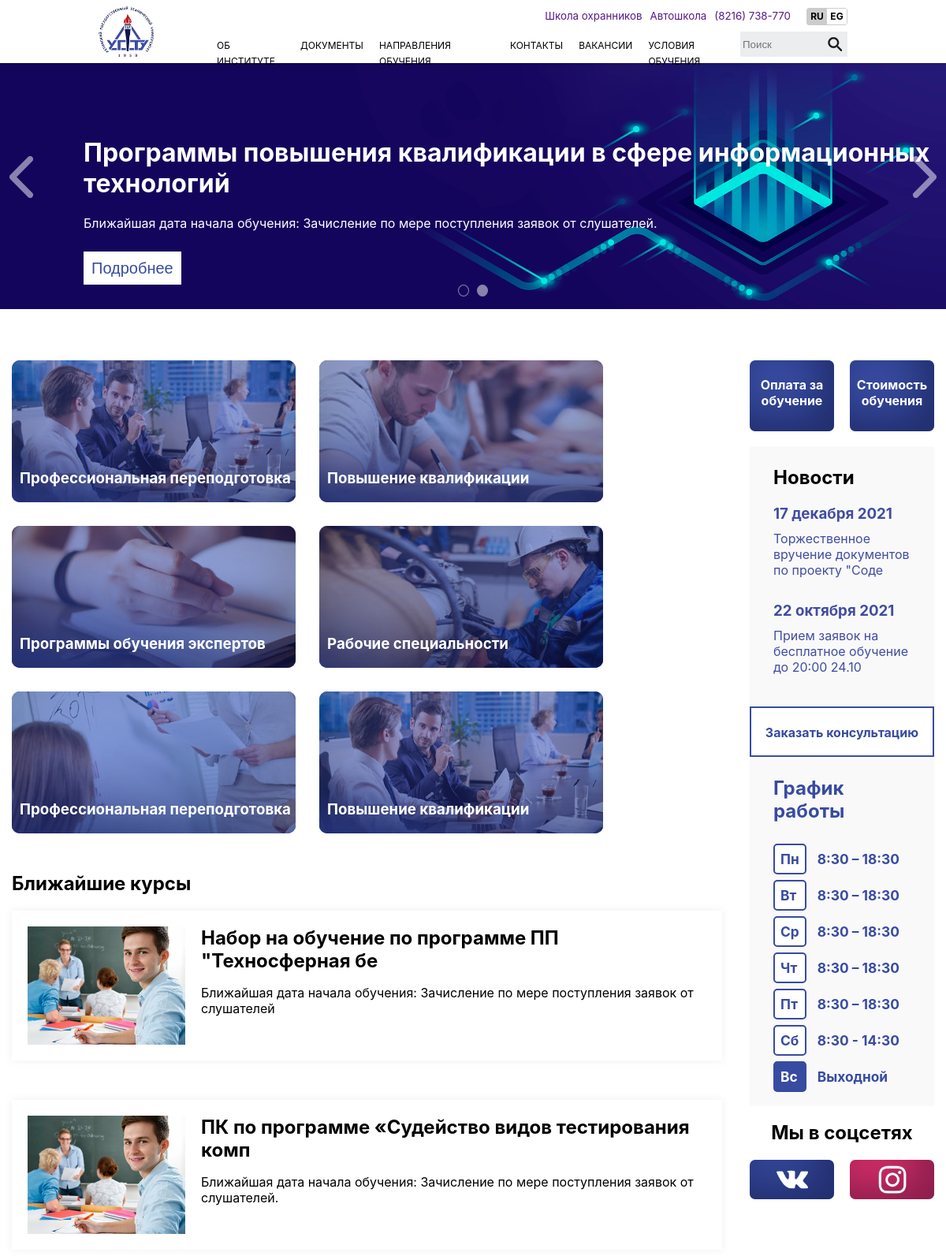
The page / on the database its author committed.
### main/models.py (models this page shows, shortened)
class Сourses(models.Model):
    title = models.CharField('Название', max_length=65)
    post = models.TextField('Описание')
    image = models.ImageField(null=True, blank=True, upload_to="img/course/images/",
                                      verbose_name=u'Изображение', )
    def bit(self):
        if self.image:
            return u'<img src="%s" width="70"/>' % self.image.url
        else:
            return u'(none)'
    bit.short_descriptio = u'Изображение'
    bit.allow_tags = True
    class Meta:
        verbose_name = 'Курс'
        verbose_name_plural = 'Курсы'

class News(models.Model):
    date = models.DateTimeField('Дата')
    title = models.CharField('Название', max_length=50)
    post = models.TextField('Описание')
    class Meta:
        verbose_name = 'Новость'
        verbose_name_plural = 'Новости'

### main/views.py (the view)
# urls.py: path('', views.index, name='home'),
def index(request):
    courses = Сourses.objects.all()
    news = News.objects.order_by('-date')[:5]
    return render(request, 'main/index.html', {'courses': courses, 'news': news})

### main/templates/main/index.html (shortened to what this page needs)
{% extends 'main/base.html' %}
{% load static %}
{% block slider %}
<div class="slider">
    <div class="slide">
        <div class="slide-content">
            <h1>Программы повышения квалификации в сфере информационных технологий</h1>
            <p>Ближайшая дата начала обучения: Зачисление по мере поступления заявок от слушателей.</p><br>
            <a href="#">Подробнее</a>
        </div>
        <img src="{%static 'img/slide/1.png'%}"  alt="">
    </div>
    </div>
{% endblock %}
{% block content %}
<div class="grid">
  <div class="bl_l">
      <div class="bloks">
        <a href="">
          <img src="{%static 'img/bloks/1.jpg'%}"  alt="">
          <h3>Профессиональная переподготовка</h3>
        </a>
        <a href="">
          <img src="{%static 'img/bloks/2.jpg'%}"  alt="">
          <h3>Повышение квалификации</h3>
        </a>
        <a href="">
          <img src="{%static 'img/bloks/3.jpg'%}"  alt="">
          <h3>Программы обучения экспертов</h3>
        </a>
        <a href="">
          <img src="{%static 'img/bloks/4.jpg'%}"  alt="">
          <h3>Рабочие специальности</h3>
        </a>
      <a href="">
        <img src="{%static 'img/bloks/5.jpg'%}"  alt="">
        <h3>Профессиональная переподготовка</h3>
      </a>
      <a href="">
        <img src="{%static 'img/bloks/1.jpg'%}"  alt="">
        <h3>Повышение квалификации</h3>
      </a>
    </div>
    <div class="course">
        <h2>Ближайшие курсы</h2>
        {% for el in courses %}
        <a href="/course/{{el.id}}" class="course_post">
            <img src="{%static 'img/course/img.png'%}"  alt="">
          <div class="course_text">
            <h2>{{ el.title }}</h2>
            <p>{{ el.post }}</p>
          </div>
        </a>
        {% endfor %}
    </div>
</div>
        <div class="bl_r">
          <div class="pay">
            <a class="pay1" href="https://pay.ugtu.net/" target="_blank">
              <p>Оплата за обучение</p>
            </a>
            <a href="https://idpo.ugtu.net/media/pages/2021/02/02/2021.pdf" target="_blank">
              <p>Стоимость обучения</p>
            </a>
          </div>
          <div class="news">
            <header>
              <h2>Новости</h2>
            </header>
           {% for el in news %}
      <a href="/news/{{el.id}}" class="post">
          <h3>{{ el.date|date:"j E Y" }}</h3>
          <p>{{ el.title }}</p>
      </a>
      {% endfor %}
          </div>
            <a class="questions" href="">
            <p>Заказать консультацию</p>
            </a>
      <div class="schedule">
          <h2>График работы</h2>
          <table id="schedule">
              <tr>
                <td class="day">Пн</td>
                <td>8:30 – 18:30</td>
              </tr>
              <tr>
                <td class="day">Вт</td>
                <td>8:30 – 18:30</td>
              </tr>
              <tr>
                <td class="day">Ср</td>
                <td>8:30 – 18:30</td>
              </tr>
              <tr>
                <td class="day">Чт</td>
                <td>8:30 – 18:30</td>
              </tr>
              <tr>
                <td class="day">Пт</td>
                <td>8:30 – 18:30</td>
              </tr>
              <tr>
                <td class="day">Сб</td>
                <td>8:30 - 14:30</td>
              </tr>
              <tr>
               <td class="weekend">Вс</td>
                <td>Выходной</td>
              </tr>
        </table>
      </div>
        <div class="social">
            <h2>Мы в соцсетях</h2>
                <div class="social-b">
                    <a class="social-vk" href="https://vk.com/idpo.ugtu" target="_blank">
                        <img src="{%static 'img/ico/vk.png'%}" alt="">
                    </a>
                    <a class="social-inst" href="https://www.instagram.com/idpo.ugtu/" target="_blank">
                      <img src="{%static 'img/ico/inst.png'%}" alt="">
                    </a>
                </div>
          </div>
  </div>
</div>
{% endblock %}

### main/templates/main/base.html (shortened to what this page needs)
{% load static %}
<!DOCTYPE html>
<html lang="ru">
<head>
    <link rel="stylesheet" type="text/css" href="{%static 'css/style.css'%}">
</head>
<body>
<header class="header">
    <div class="container">
        <div class="header_body">
            <div class="logo">
                <a href="{% url 'home' %}" class="header_logo">
                    <img src="{%static 'img/logo.png'%}" alt="">
                </a>
                <nav class="header_menu">
                    <ul class="header_list">
                        <li>
                            <a href="" class="header_link">Об Институте</a>
                        </li>
                        <li>
                            <a href="" class="header_link">Документы</a>
                        </li>
                        <li>
                            <a href="" class="header_link">Направления обучения</a>
                        </li>
                        <li>
                            <a href="" class="header_link">Контакты</a>
                        <li>
                            <a href="" class="header_link">Вакансии</a>
                        </li>
                        <li>
                            <a href="" class="header_link">Условия обучения</a>
                        </li>
                    </ul>
                </nav>
            </div>
            <div class="header_nav">
                <ul>
                    <li>
                        <a href="">Школа охранников</a>
                    </li>
                    <li>
                        <a href="">Автошкола</a>
                    </li>
                    <li>
                        <a href="">(8216) 738-770</a>
                    </li>
                </ul>
                <div class="lang">
                    <a href="" class="active">RU</a>
                    <a href="">EG</a>
                </div>
            </div>
            <div class="right-nav">
                <div class="search-box">
                    <input type="text" class="search-txt" placeholder="Поиск">
                    <a href="#" class="search-btn"><img src="{%static 'img/search.png'%}"></a>
                </div>
            </div>
        </div>
    </div>
</header>
{% block slider %}{% endblock %}
<div class="content">
    <div class="main_content">
        {% block content %}{% endblock %}
    </div>
</div>
</body>
</html>

### rows shown on the page
Сourses: title "Набор на обучение по программе ПП \"Техносферная бе", post "Ближайшая дата начала обучения: Зачисление по мере поступления заявок от слушателей"
Сourses: title "ПК по программе «Судейство видов тестирования комп", post "Ближайшая дата начала обучения: Зачисление по мере поступления заявок от слушателей."
News: date "17 декабря 2021", title "Торжественное вручение документов по проекту \"Соде"
News: date "22 октября 2021", title "Прием заявок на бесплатное обучение до 20:00 24.10"
